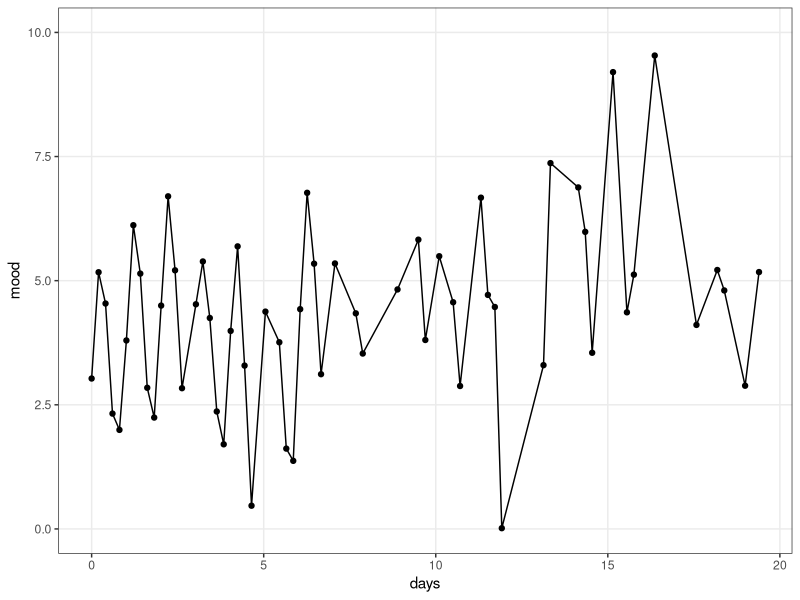
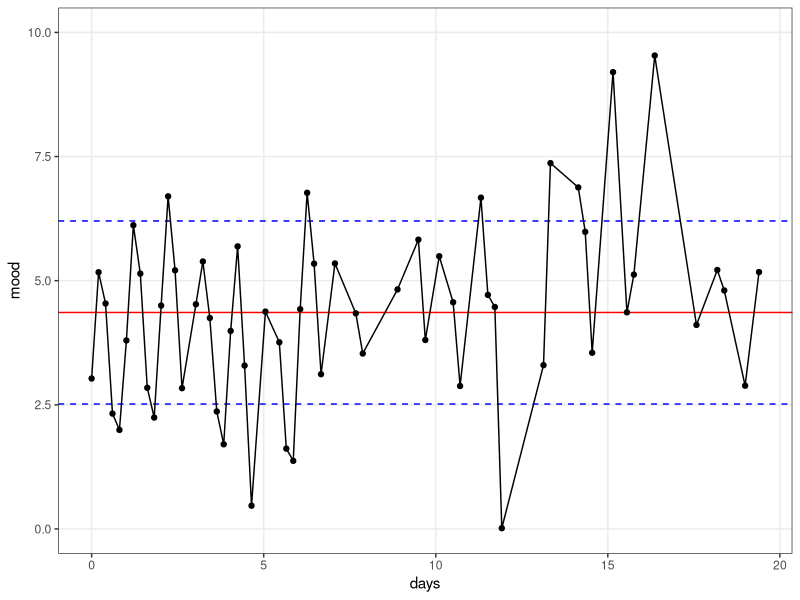
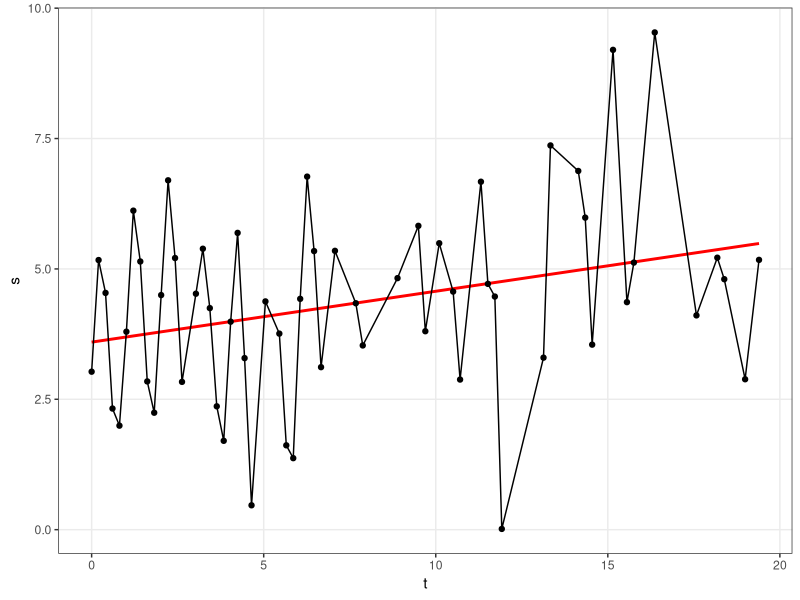
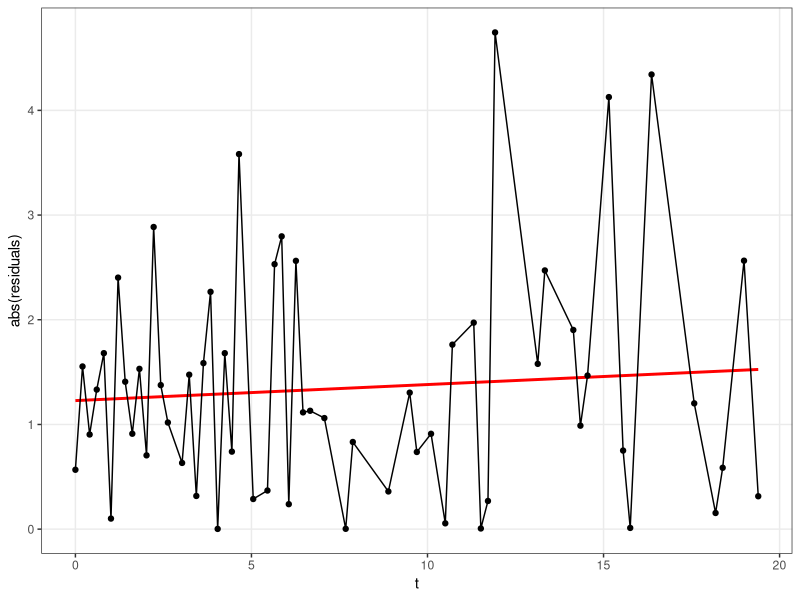
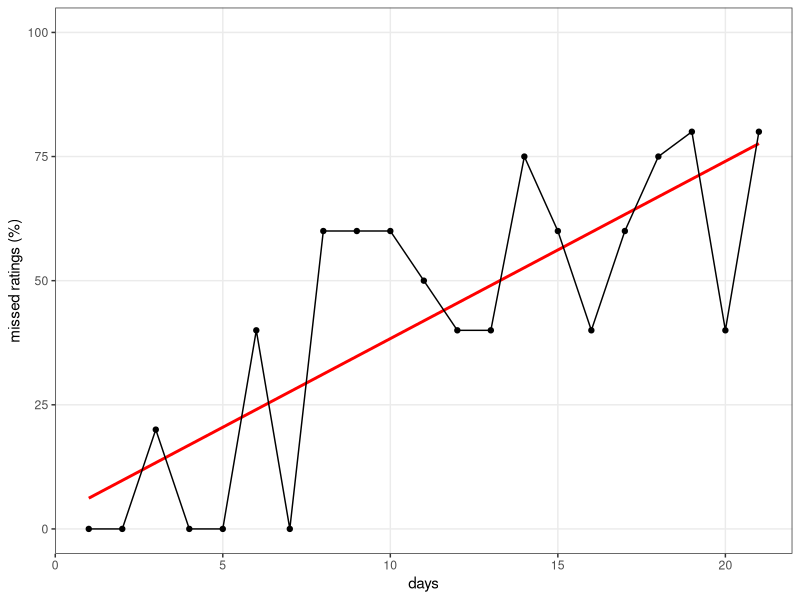
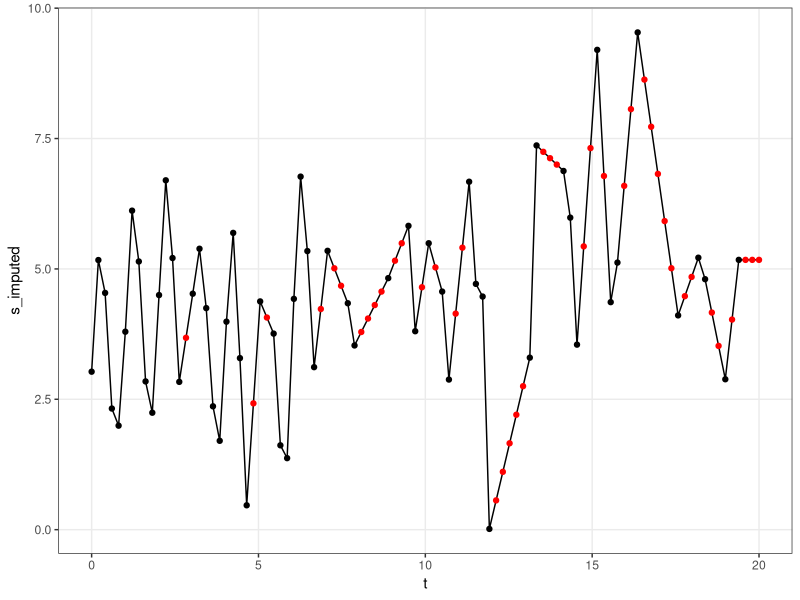
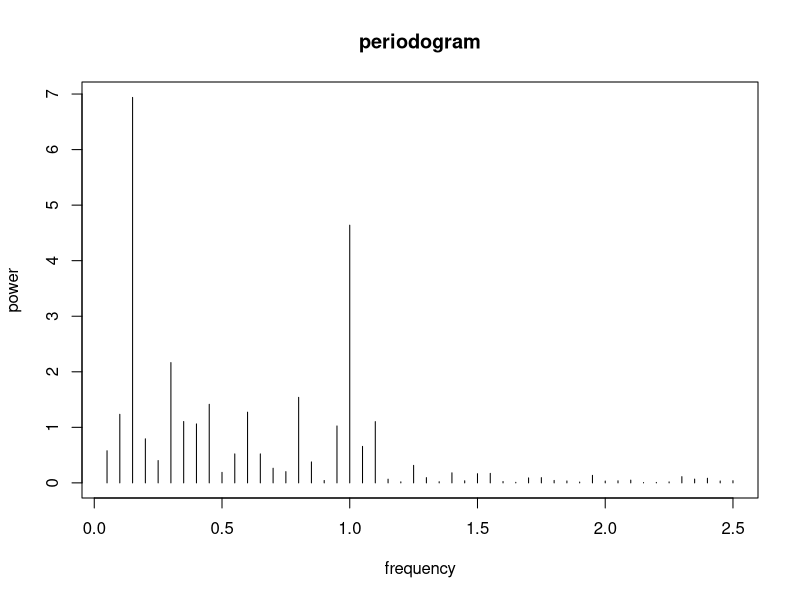

These figures' R source, in order:
## ---- chunk 1
## Constructing the simulated EMA time-series

# libraries
library(ggplot2)
library(gridExtra)
library(psych)

# simulate the signal -------
set.seed(12345)
n_measurements_per_day <- 5 
n_days <- 21
n = n_measurements_per_day * (n_days - 1)
m <- 3
sdev_min <- 0.05
sdev_max <- 2
trend  <- 3
missingness_prob = c(0.1, 0.6)


# time
t <- seq(0, n_days - 1, length.out =  n)

# signal
s <- numeric(length(t))

# periodicity
s <- 2 * sin(1   * t * 2 * pi)
s <- s + 1 * sin(1/7 * t * 2 * pi)

# mean + trend + sd (heteroscedastic)
s <- s + rnorm(n, 
               mean = seq(m, m + trend, length.out = n), 
               sd = seq(sdev_min, sdev_max, length.out = n))


# missingness
m1 <- rbinom(n, 1, seq(missingness_prob[1], missingness_prob[2], length.out = n))
s[m1 == 1] <- NA 

# in range
s[s > 10] <- 10
s[s < 0] <- 0

# combine in data.frame
d <- data.frame(t, s)
## ---- chunk 2
# plot signal
e <- subset(d, !is.na(s))
ggplot(e, aes(x = t, y = s)) + 
  geom_line() + 
  geom_point() + 
  ylab("mood") + xlab("days") +
  ylim(0, 10) + 
  theme_bw() + theme(panel.grid.minor = element_blank())
## ---- chunk 3
# plot signal with mean and variance
e <- subset(d, !is.na(s))
ggplot(e, aes(x = t, y = s)) +
  geom_hline(yintercept = mean(e$s, na.rm = TRUE), color = "red") + 
  geom_hline(yintercept = mean(e$s, na.rm = TRUE) + sd(e$s, na.rm = TRUE), color = "blue", linetype = 2) +
  geom_hline(yintercept = mean(e$s, na.rm = TRUE) - sd(e$s, na.rm = TRUE), color = "blue", linetype = 2) +
  geom_line() + 
  geom_point() + 
  ylab("mood") + xlab("days") +
  ylim(0, 10) +
  theme_bw() + theme(panel.grid.minor = element_blank())
## ---- chunk 4
fm = lm(s ~ t, e)

ggplot(e, aes(x = t, y = s)) +
  geom_smooth(method = "lm", color = "red", se = FALSE) +
  geom_line() + 
  geom_point() + 
  theme_bw() + theme(panel.grid.minor = element_blank())
## ---- chunk 5
e$residuals <- resid(fm)

ggplot(e, aes(x = t, y = abs(residuals))) +
  geom_smooth(method = "lm", color = "red", se = FALSE) +
  geom_line() + 
  geom_point() + 
  theme_bw() + theme(panel.grid.minor = element_blank())
## ---- chunk 6
d$t_g <- cut(t, 21, labels = 1:21)

p <- prop.table(table(d$t_g, is.na(d$s)), 1)
p <- as.data.frame(p)
p <- subset(p, Var2 == TRUE)
ggplot(p, aes(x = as.numeric(Var1), y = Freq * 100)) + 
  geom_smooth(method = "lm", color = "red", se = FALSE) +  
  geom_line() + geom_point() + 
  ylab("missed ratings (%)") + xlab("days") +
  ylim(0, 100) + 
  theme_bw() + theme(panel.grid.minor = element_blank())
## ---- chunk 7
# Fourier analysis ----
impute_interpolation <- function(x) {
  require(zoo)
  
  y = zoo(x)
  
  # fill initial and trailing NA
  if (is.na(y[1])) y[1] = y[which.max(!is.na(y))]
  if (is.na(y[length(y)])) y[length(y)] = y[max((!is.na(y))*(1:length(y)))]
  
  # interpolate
  y_ = as.numeric(na.approx(y))
  
  y_
}
d$s_imputed <- impute_interpolation(d$s)
ggplot(d, aes(x = t, y = s_imputed)) +
  geom_line(color = 1) + 
  geom_point(aes(color = is.na(s))) + 
  scale_color_manual(values=c("black", "red")) +
  guides(color = FALSE) + 
  theme_bw() + theme(panel.grid.minor = element_blank())
## ---- chunk 8
fa <- spec.pgram(ts(impute_interpolation(d$s), frequency = n_measurements_per_day), 
                 detrend = TRUE, demean = TRUE, 
                 main = "periodogram",  sub = "",
                 xlab = "frequency", log = "no",
                 ylab = "power", type = "h",
                 spans = NULL, taper = 0.01, ci = FALSE)
## ---- chunk 9
1 / fa$freq[order(fa$spec, decreasing = TRUE)][1:4]
